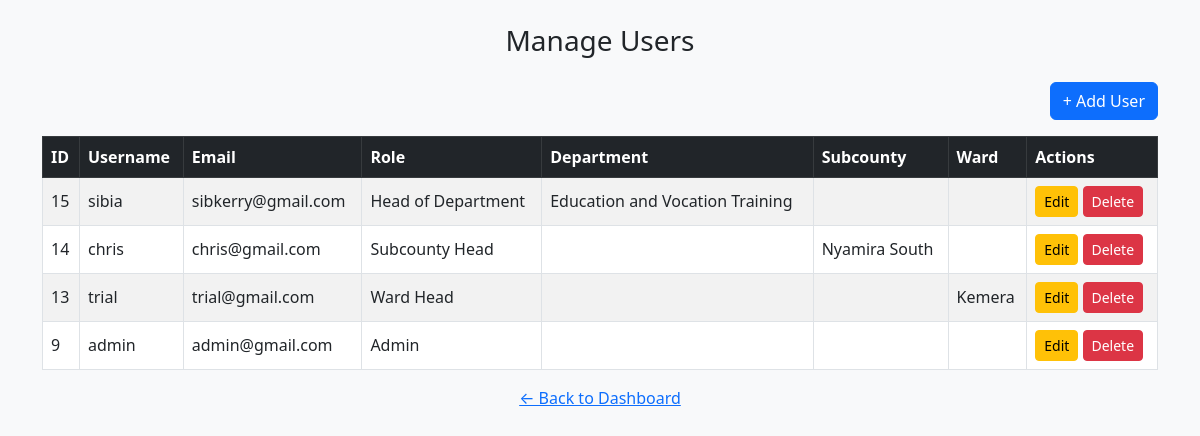
Screenshot of /manage_users.php (signed in) with the database file from the repository.
### tables this page shows
CREATE TABLE `users` (
  `id` int(11) NOT NULL,
  `username` varchar(100) NOT NULL,
  `email` varchar(150) NOT NULL,
  `password` varchar(255) NOT NULL,
  `role` varchar(100) NOT NULL,
  `department` varchar(150) DEFAULT NULL,
  `subcounty` varchar(150) DEFAULT NULL,
  `ward` varchar(150) DEFAULT NULL
);

### manage_users.php (the view, shortened to what this page needs)
   <?php
$conn = new mysqli("localhost", "root", "", "employee_census");
$users = $conn->query("SELECT * FROM users ORDER BY id DESC");
?>
<!DOCTYPE html>
<html lang="en">
<head>
    <link href="https://cdn.jsdelivr.net/npm/bootstrap@5.3.0/dist/css/bootstrap.min.css" rel="stylesheet">
</head>
<body class="bg-light">
<div class="container mt-4">
    <h3 class="text-center mb-4">Manage Users</h3>
<div class="text-end mb-3">
    <button class="btn btn-primary" data-bs-toggle="modal" data-bs-target="#addUserModal">+ Add User</button>
</div>
<table class="table table-bordered table-striped align-middle">
    <thead class="table-dark">
        <tr>
            <th>ID</th>
            <th>Username</th>
            <th>Email</th>
            <th>Role</th>
            <th>Department</th>
            <th>Subcounty</th>
            <th>Ward</th>
            <th>Actions</th>
        </tr>
    </thead>
    <tbody>
        <?php while ($row = $users->fetch_assoc()): ?>
        <tr>
            <td><?= $row['id'] ?></td>
            <td><?= htmlspecialchars($row['username']) ?></td>
            <td><?= htmlspecialchars($row['email']) ?></td>
            <td><?= htmlspecialchars($row['role']) ?></td>
            <td><?= htmlspecialchars($row['department']) ?></td>
            <td><?= htmlspecialchars($row['subcounty']) ?></td>
            <td><?= htmlspecialchars($row['ward']) ?></td>
            <td>
                <button class="btn btn-sm btn-warning editBtn"
                    data-id="<?= $row['id'] ?>"
                    data-username="<?= htmlspecialchars($row['username']) ?>"
                    data-email="<?= htmlspecialchars($row['email']) ?>"
                    data-role="<?= htmlspecialchars($row['role']) ?>"
                    data-department="<?= htmlspecialchars($row['department']) ?>"
                    data-subcounty="<?= htmlspecialchars($row['subcounty']) ?>"
                    data-ward="<?= htmlspecialchars($row['ward']) ?>"
                    data-bs-toggle="modal" data-bs-target="#editUserModal">Edit</button>
                <form method="POST" class="d-inline">
                    <button type="submit" name="delete_user" class="btn btn-sm btn-danger" onclick="return confirm('Delete this user?')">Delete</button>
                </form>
            </td>
        </tr>
        <?php endwhile; ?>
    </tbody>
</table>
</div>
<footer class="text-center my-3">
    <a href="admin_dashboard.php">← Back to Dashboard</a>
</footer>
</body>
</html>

### rows the page displays
users: id "15", username "sibia", email "sibkerry@gmail.com", role "Head of Department", department "Education and Vocation Training"
users: id "14", username "chris", email "chris@gmail.com", role "Subcounty Head", subcounty "Nyamira South"
users: id "13", username "trial", email "trial@gmail.com", role "Ward Head", ward "Kemera"
users: id "9", username "admin", email "admin@gmail.com", role "Admin"
